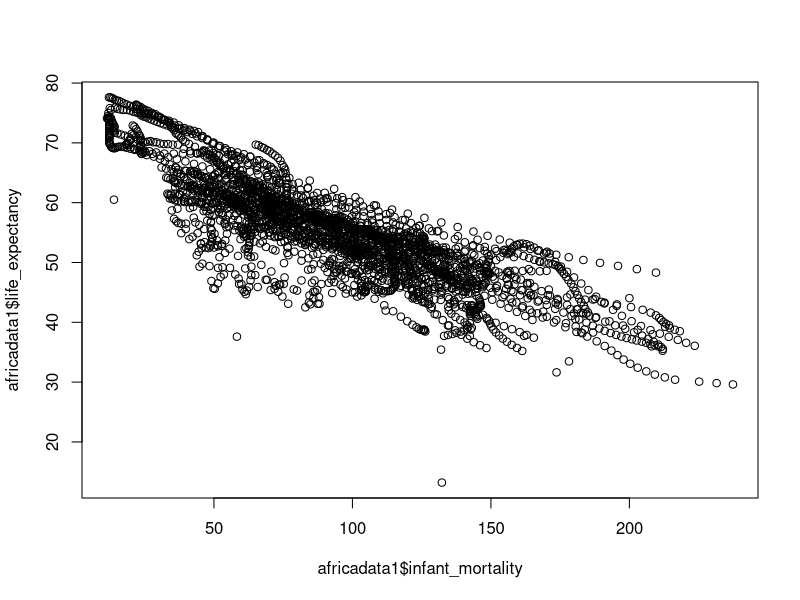
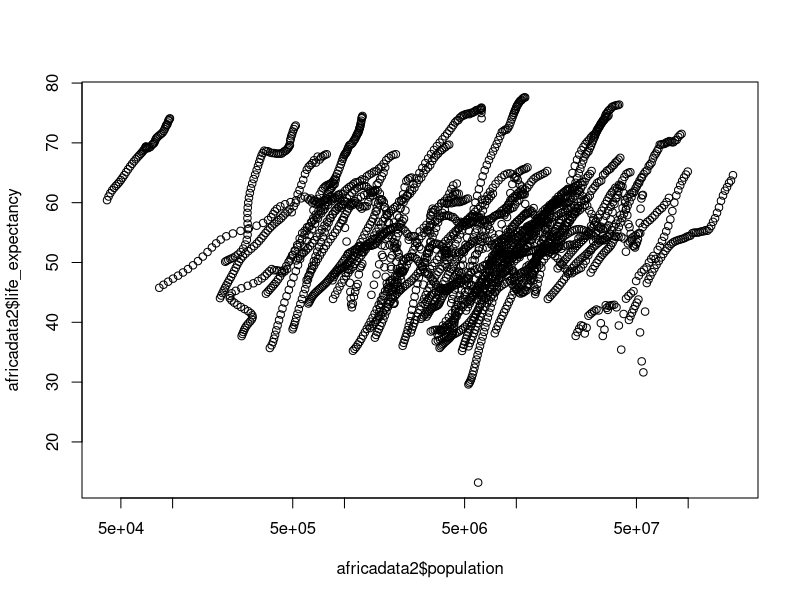
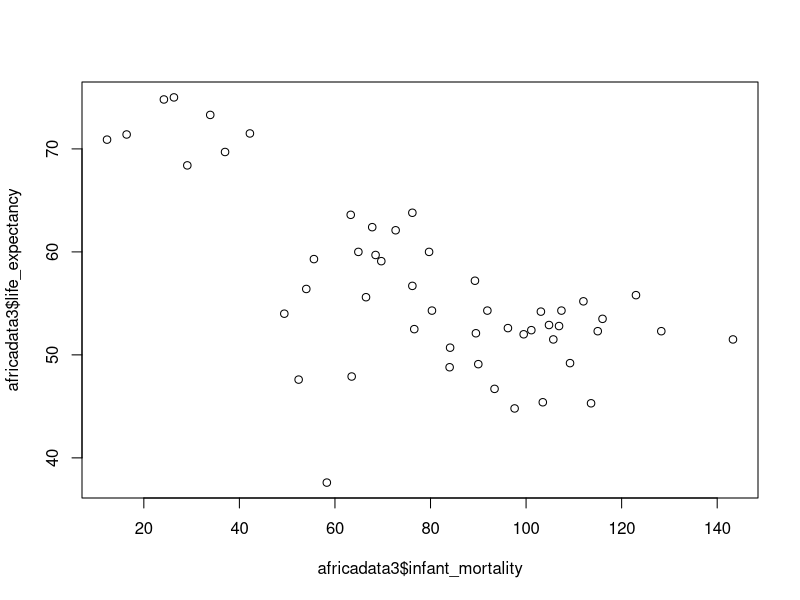
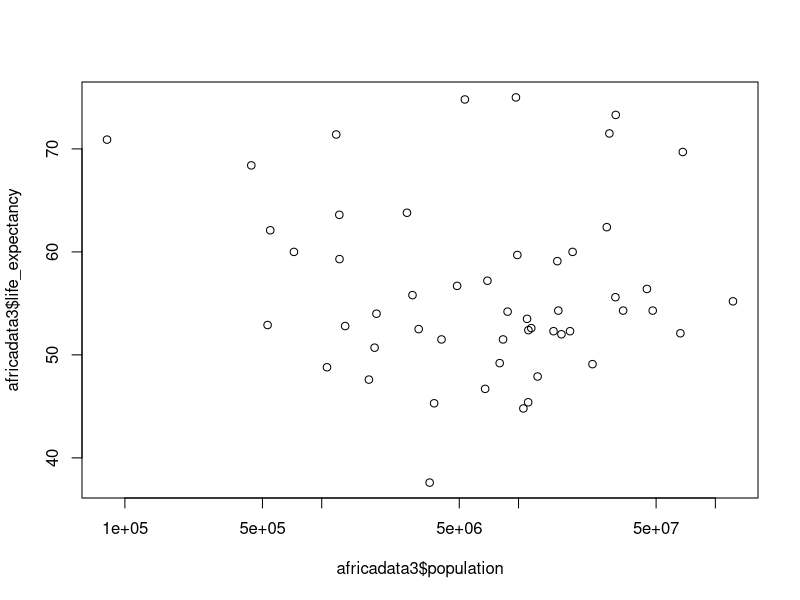

These figures' R source, in order:
## ---- chunk 1
#Load "dslabs" package
library(dslabs)
library(dplyr)

#Look at help file for "gapminder"
help(gapminder)

#Get an overview of data structure
str(gapminder)

#Get a summary of data
summary(gapminder)

#Determine the type of object "gapminder" is
class(gapminder)
## ---- chunk 2
#Assign only the African countries in "gapminder" to a new object
africadata <- subset(gapminder, continent == "Africa")

#Get an overview of data structure and data summary for "africadata"
str(africadata)
summary(africadata)

#Create a new object that only contains infant mortality and life expectancy
africadata1 <- africadata %>% select("infant_mortality", "life_expectancy")
  
#Create a new object that only contains population and life expectancy
africadata2 <- africadata %>% select("population", "life_expectancy")

#Get an overview of data structure and data summary for "africadata1" and "africadata2"
str(africadata1)
summary(africadata1)

str(africadata2)
summary(africadata2)
## ---- chunk 3
#Plot life expectancy as a function of infant mortality
plot(africadata1$infant_mortality, africadata1$life_expectancy)
## ---- chunk 4
#Plot life expectancy as a function of population size
plot(africadata2$population, africadata2$life_expectancy, log = "x")
## ---- chunk 5
#Figure out which years have missing data for infant mortality
missing_infant_mortality <- africadata[is.na(africadata$infant_mortality),]

#Create a new object by extracting only the data for the year 2000 from "africadata"
africadata3 <- subset(africadata, year == "2000")

#Get an overview of data structure and data summary for "africadata3"
str(africadata3)
summary(africadata3)
## ---- chunk 6
#Plot life expectancy as a function of infant mortality for the year 2000
plot(africadata3$infant_mortality, africadata3$life_expectancy)
## ---- chunk 7
#Plot life expectancy as a function of population size for the year 2000
plot(africadata3$population, africadata3$life_expectancy, log = "x")
## ---- chunk 8
#Fit life expectancy as the outcome and infant mortality as the predictor
fit1 <- lm(life_expectancy ~ infant_mortality, data = africadata3)
summary(fit1)
## ---- chunk 9
#Fit life expectancy as the outcome and population size as the predictor
fit2 <- lm(life_expectancy ~ population, data = africadata3)
summary(fit2)
